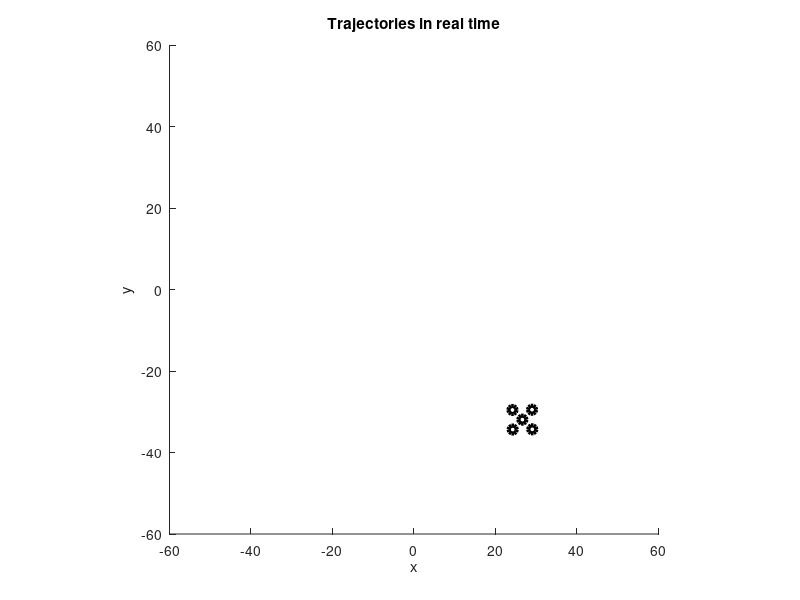
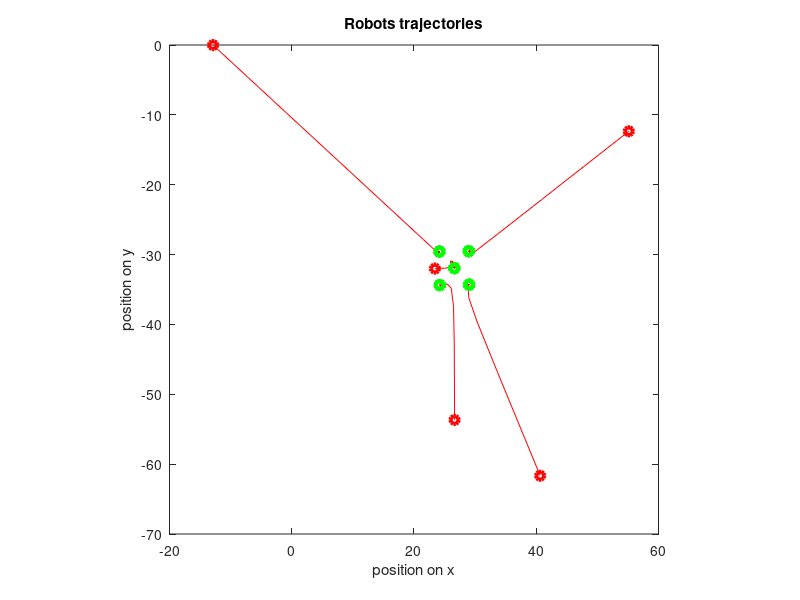
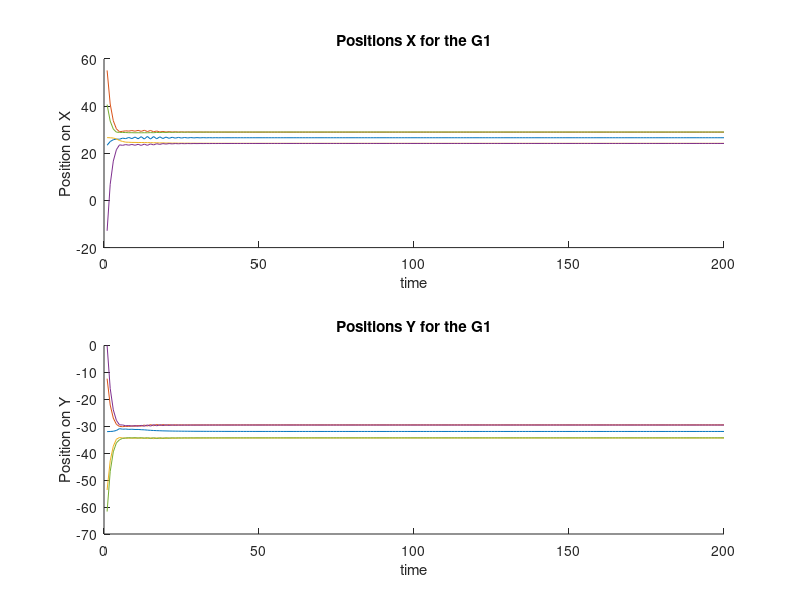

The MATLAB script that drew these images, in order:
%---------- Computer lab Autonomous Systems ----------
%-------------- Master MARS - 3A ASI -----------------
%--------------- Lara BRINON ARRANZ ------------------

% ---------------- STUDENTS FILE ---------------------
%% Consensus simple integrator robots

% position of robot i (2D)
% pi = [xi;yi]
% robot model: simple integrator
% pi_dot = ui = [uxi;uyi]

% Select the question to be simulated
question = 'Question2';
switch question
    case 'Question2' % Question 2: all-to-all communication
        % number of robots
        N=5; % N should be =< 100
        % Adjacency matrix
        A=ones(N,N)-eye(N);
        % Degree matrix
        D=(N-1)*eye(N);
        % Laplacian matrix
        L=D-A;
        
    case 'Question3' % Question 3: different communication graphs
        % number of robots
        N=4;
        % Select the graph of the network to be simulated       
        graph_type = 'G1';
        switch graph_type
            case 'G1'
                A=[0 1 1 1;1 0 1 1;1 1 0 1;1 1 1 0];
                D=diag([3,3,3,3]);
                L=D-A;
            case 'G2'
                A=[0 1 0 1;1 0 1 1;0 1 0 1;1 1 1 0];
                D=[2 0 0 0;0 3 0 0;0 0 2 0;0 0 0 3];
                L=D-A;
            case 'G3'
                A=[0 1 0 1;1 0 1 0;0 1 0 1;1 0 1 0];
                D=diag([2 2 2 2]);
                L=D-A;
            case 'G4'
                A=[0 1 0 0;1 0 1 0;0 1 0 1;0 0 1 0];
                D=[1 0 0 0; 0 1 0 0 ; 0 0 1 0;0 0 0 2];
                L=D-A;
                % direced graphs 
            case 'G5'
                A=[0 1 0 0;0 0 0 1; 0 1 0 0;1 0 1 0];
                D=[1 0 0 0;0 2 0 0;0 0 1 0;0 0 0 1];
                L=D-A;
             case 'G6'
                A=[0 1 0 0;0 0 0 0;0 1 0 0;0 0 1 0];
                D=[1 0 0 0;0 0 0 0 ;0 0 1 0;0 0 0 1];
                L=D-A;
             case 'G7'
                A=[1 0 0 0 ;0 0 0 0;0 1 0 0;0 0 0 0];
                D=[1 0 0 0;0 0 0 0;0 0 1 0;0 0 0 0];
                L=D-A;
        end
end

% simulation parameters
switch question
    case 'Question2' % Question 2: all-to-all communication
        % sampling time
        dt=1/(2*N); % max(N)=100
        % iterations
        T=200;
    case 'Question3' % Question 3: different communication graphs
        % sampling time
        dt=1/(2*N);
        % iterations
        T=100;
end

% Variables to be used in the simulation
% vector of all robot states P=[p1;p2;...;pN] 
% X=[x1;x2;...;xN] Y=[y1;y2;...;yN]
% We keep in memory the values at each iteration k
% X=zeros(N,T);
% Y=zeros(N,T);
X=zeros(N,1);
Y=zeros(N,1);
% vector of all control inputs U=[u1;u2;...;uN]
% We keep in memory the values at each iteration k
Ux=zeros(N,1);
Uy=zeros(N,1);

% initial conditions (k=1)
switch question
    case 'Question2' % Question 2: all-to-all communication
        % random initial conditions for Question 2
        P0=25*randn(N,2);
        X(:,1)=P0(:,1); 
        Y(:,1)=P0(:,2);
    case 'Question3' % Question 3: different communication graphs
        % initial conditions for Question 3
        X(:,1)=[42;-5;-54;-21];
        Y(:,1)=[34;-26;14;3];
end


% SIMULATION
for k=2:T
    clf();
    axis([-60,60,-60,60]);
    axis square; hold on

    % control parameters
    alpha=1; % consensus 
    beta=100;  % repulsive potential
    
        Ux =-L*X(:,k-1);
        Uy =-L*Y(:,k-1);
    for i=1:N
        % control law for robot i
        
        sum_x = 0 ;
        sum_y = 0 ;
        for j=1:N
            if i~=j
                norme = [X(i,k-1)-X(j,k-1) ; Y(i,k-1)-Y(j,k-1)]/norm([X(i,k-1)-X(j,k-1) ; Y(i,k-1)-Y(j,k-1)])^3 ;
                sum_x = sum_x - alpha*A(i,j)*(X(i,k-1)-X(j,k-1))  + beta*norme(1) ; %repulsive field : + beta*(X(i,k-1)-X(j,k-1)) / norme^3 ;
                sum_y = sum_y - alpha*A(i,j)*(Y(i,k-1)-Y(j,k-1)) + beta*norme(2) ; %repulsive field : + beta*(Y(i,k-1)-Y(j,k-1)) / norme^3 ;
            end
        end
        Ux(i)=sum_x;
        Uy(i)=sum_y;
        switch question
            case 'Question2' % Question 2: all-to-all communication
                % Question 2.3 
                % code your consensus algorithm here 
                    X(i,k)=X(i,k-1)+Ux(i)*dt;
                    Y(i,k)=Y(i,k-1)+Uy(i)*dt;

                % Question 2.4
                % consensus with Laplacian

            case 'Question3' % Question 3: consensus with Laplacian
                % code your consensus algorithm here
               X(i,k)=X(i,k-1)+Ux(i)*dt;
               Y(i,k)=Y(i,k-1)+Uy(i)*dt;

        end
%Question 2.2
        % update the position of robot i using its dynamics
        % X(i,k) = X(i,k-1);
        % Y(i,k) = Y(i,k-1); 
        % draw the robots as circles
        plot(X(i,k),Y(i,k),'oblack','LineWidth',3)
        xlabel('x')
        ylabel('y')
        title('Trajectories in real time')
        hold on
    end
    drawnow();
end

%% Figures
% 1st figure with the initial and final positions 
figure 
% plot the robots' initial states
plot(X(:,1),Y(:,1),'ored','LineWidth',3);
hold on
axis square;

% plot the robots' trajectories
for i=1:N
    plot(X(i,:),Y(i,:),'r') ;
end
% plot the robots' final states
for i=1:N
    plot(X(:,end),Y(:,end),'ogreen','LineWidth',3) ;
end
title('Robots trajectories') ; xlabel('position on x') ; ylabel('position on y') ;
% 2nd figure with the evolution of p_i(t) 
% you can plot 2 subfigures, one for each component of p_i
figure
% plot the robots' positions over time
axis square;
subplot(211) 
hold on 
for i=1:N
    plot(X(i,:)) ;
end
title('Positions X for the G1');xlabel('time'); ylabel('Position on X')
hold off
subplot(212) 
hold on 
for i=1:N
    plot(Y(i,:)) ;
end
title('Positions Y for the G1');xlabel('time'); ylabel('Position on Y')
hold off
